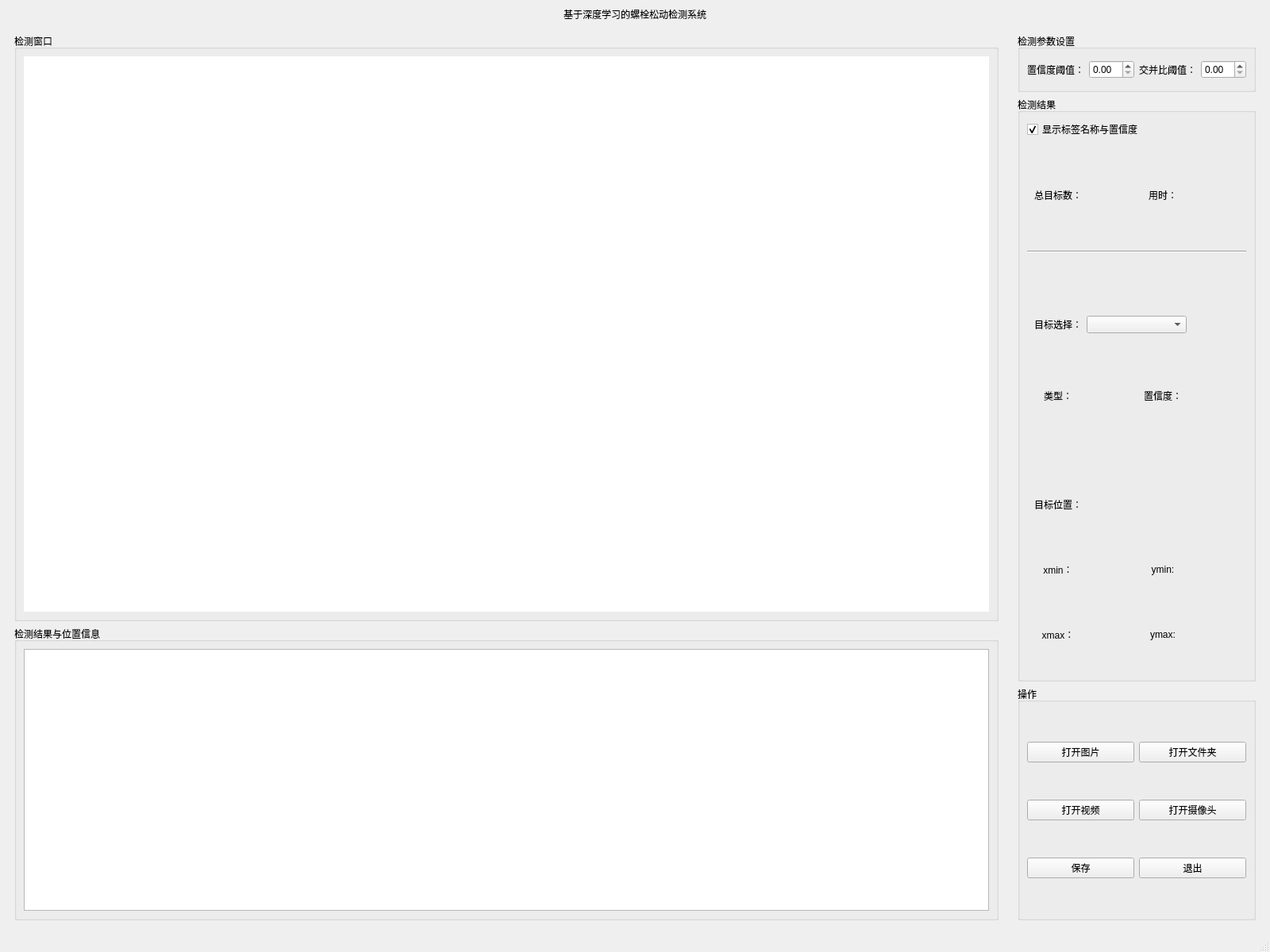
<?xml version="1.0" encoding="UTF-8"?>
<ui version="4.0">
 <class>MainWindow</class>
 <widget class="QMainWindow" name="MainWindow">
  <property name="geometry">
   <rect>
    <x>0</x>
    <y>0</y>
    <width>1600</width>
    <height>1200</height>
   </rect>
  </property>
  <property name="windowTitle">
   <string>MainWindow</string>
  </property>
  <widget class="QWidget" name="centralwidget">
   <layout class="QGridLayout" name="gridLayout" columnstretch="4,1">
    <item row="1" column="1">
     <widget class="QWidget" name="widget_2" native="true">
      <layout class="QVBoxLayout" name="verticalLayout_4" stretch="1,10,4">
       <item>
        <widget class="QGroupBox" name="groupBox_3">
         <property name="title">
          <string>检测参数设置</string>
         </property>
         <layout class="QHBoxLayout" name="horizontalLayout">
          <item>
           <widget class="QLabel" name="label_3">
            <property name="text">
             <string>置信度阈值：</string>
            </property>
           </widget>
          </item>
          <item>
           <widget class="QDoubleSpinBox" name="doubleSpinBox"/>
          </item>
          <item>
           <widget class="QLabel" name="label_4">
            <property name="text">
             <string>交并比阈值：</string>
            </property>
           </widget>
          </item>
          <item>
           <widget class="QDoubleSpinBox" name="doubleSpinBox_2"/>
          </item>
         </layout>
        </widget>
       </item>
       <item>
        <widget class="QGroupBox" name="groupBox_4">
         <property name="title">
          <string>检测结果</string>
         </property>
         <layout class="QVBoxLayout" name="verticalLayout_5" stretch="1,1,1,2,2">
          <item>
           <widget class="QCheckBox" name="checkBox">
            <property name="text">
             <string>显示标签名称与置信度</string>
            </property>
            <property name="checked">
             <bool>true</bool>
            </property>
           </widget>
          </item>
          <item>
           <widget class="QWidget" name="widget_3" native="true">
            <layout class="QHBoxLayout" name="horizontalLayout_2">
             <item>
              <widget class="QLabel" name="label_5">
               <property name="text">
                <string>总目标数：</string>
               </property>
               <property name="alignment">
                <set>Qt::AlignCenter</set>
               </property>
              </widget>
             </item>
             <item>
              <widget class="QLabel" name="label_6">
               <property name="text">
                <string/>
               </property>
              </widget>
             </item>
             <item>
              <widget class="QLabel" name="label_7">
               <property name="text">
                <string>用时：</string>
               </property>
               <property name="alignment">
                <set>Qt::AlignCenter</set>
               </property>
              </widget>
             </item>
             <item>
              <widget class="QLabel" name="label_8">
               <property name="text">
                <string/>
               </property>
              </widget>
             </item>
            </layout>
           </widget>
          </item>
          <item>
           <widget class="Line" name="line">
            <property name="orientation">
             <enum>Qt::Horizontal</enum>
            </property>
           </widget>
          </item>
          <item>
           <widget class="QWidget" name="widget_4" native="true">
            <layout class="QGridLayout" name="gridLayout_3">
             <item row="1" column="0">
              <widget class="QLabel" name="label_10">
               <property name="text">
                <string>类型：</string>
               </property>
               <property name="alignment">
                <set>Qt::AlignCenter</set>
               </property>
              </widget>
             </item>
             <item row="1" column="1">
              <widget class="QLabel" name="label_11">
               <property name="text">
                <string/>
               </property>
              </widget>
             </item>
             <item row="1" column="2">
              <widget class="QLabel" name="label_12">
               <property name="text">
                <string>置信度：</string>
               </property>
               <property name="alignment">
                <set>Qt::AlignCenter</set>
               </property>
              </widget>
             </item>
             <item row="1" column="3">
              <widget class="QLabel" name="label_13">
               <property name="sizePolicy">
                <sizepolicy hsizetype="Preferred" vsizetype="Fixed">
                 <horstretch>0</horstretch>
                 <verstretch>0</verstretch>
                </sizepolicy>
               </property>
               <property name="text">
                <string/>
               </property>
              </widget>
             </item>
             <item row="0" column="0">
              <widget class="QLabel" name="label_9">
               <property name="text">
                <string>目标选择：</string>
               </property>
              </widget>
             </item>
             <item row="0" column="1" colspan="2">
              <widget class="QComboBox" name="comboBox"/>
             </item>
            </layout>
           </widget>
          </item>
          <item>
           <widget class="QWidget" name="widget_5" native="true">
            <layout class="QGridLayout" name="gridLayout_4">
             <item row="0" column="0" colspan="2">
              <widget class="QLabel" name="label_14">
               <property name="text">
                <string>目标位置：</string>
               </property>
              </widget>
             </item>
             <item row="1" column="0">
              <widget class="QLabel" name="label_15">
               <property name="text">
                <string>xmin：</string>
               </property>
               <property name="alignment">
                <set>Qt::AlignCenter</set>
               </property>
              </widget>
             </item>
             <item row="1" column="1">
              <widget class="QLabel" name="label_19">
               <property name="text">
                <string/>
               </property>
              </widget>
             </item>
             <item row="1" column="2">
              <widget class="QLabel" name="label_17">
               <property name="text">
                <string>ymin:</string>
               </property>
               <property name="alignment">
                <set>Qt::AlignCenter</set>
               </property>
              </widget>
             </item>
             <item row="1" column="3">
              <widget class="QLabel" name="label_20">
               <property name="text">
                <string/>
               </property>
              </widget>
             </item>
             <item row="2" column="0">
              <widget class="QLabel" name="label_16">
               <property name="text">
                <string>xmax：</string>
               </property>
               <property name="alignment">
                <set>Qt::AlignCenter</set>
               </property>
              </widget>
             </item>
             <item row="2" column="1">
              <widget class="QLabel" name="label_21">
               <property name="text">
                <string/>
               </property>
              </widget>
             </item>
             <item row="2" column="2">
              <widget class="QLabel" name="label_18">
               <property name="text">
                <string>ymax:</string>
               </property>
               <property name="alignment">
                <set>Qt::AlignCenter</set>
               </property>
              </widget>
             </item>
             <item row="2" column="3">
              <widget class="QLabel" name="label_22">
               <property name="text">
                <string/>
               </property>
              </widget>
             </item>
            </layout>
           </widget>
          </item>
         </layout>
        </widget>
       </item>
       <item>
        <widget class="QGroupBox" name="groupBox_5">
         <property name="title">
          <string>操作</string>
         </property>
         <layout class="QGridLayout" name="gridLayout_2">
          <item row="0" column="0">
           <widget class="QPushButton" name="pushButton">
            <property name="text">
             <string>打开图片</string>
            </property>
           </widget>
          </item>
          <item row="0" column="1">
           <widget class="QPushButton" name="pushButton_2">
            <property name="text">
             <string>打开文件夹</string>
            </property>
           </widget>
          </item>
          <item row="1" column="0">
           <widget class="QPushButton" name="pushButton_3">
            <property name="text">
             <string>打开视频</string>
            </property>
           </widget>
          </item>
          <item row="1" column="1">
           <widget class="QPushButton" name="pushButton_4">
            <property name="text">
             <string>打开摄像头</string>
            </property>
           </widget>
          </item>
          <item row="2" column="0">
           <widget class="QPushButton" name="pushButton_5">
            <property name="text">
             <string>保存</string>
            </property>
           </widget>
          </item>
          <item row="2" column="1">
           <widget class="QPushButton" name="pushButton_6">
            <property name="text">
             <string>退出</string>
            </property>
           </widget>
          </item>
         </layout>
        </widget>
       </item>
      </layout>
     </widget>
    </item>
    <item row="0" column="0" colspan="2">
     <widget class="QLabel" name="label">
      <property name="styleSheet">
       <string notr="true">font: 14pt &quot;Agency FB&quot;;</string>
      </property>
      <property name="text">
       <string>基于深度学习的螺栓松动检测系统</string>
      </property>
      <property name="alignment">
       <set>Qt::AlignCenter</set>
      </property>
     </widget>
    </item>
    <item row="1" column="0">
     <widget class="QWidget" name="widget" native="true">
      <layout class="QVBoxLayout" name="verticalLayout_3" stretch="2,1">
       <item>
        <widget class="QGroupBox" name="groupBox">
         <property name="title">
          <string>检测窗口</string>
         </property>
         <layout class="QVBoxLayout" name="verticalLayout">
          <item>
           <widget class="QLabel" name="label_2">
            <property name="styleSheet">
             <string notr="true">background-color: rgb(255, 255, 255);</string>
            </property>
            <property name="text">
             <string/>
            </property>
           </widget>
          </item>
         </layout>
        </widget>
       </item>
       <item>
        <widget class="QGroupBox" name="groupBox_2">
         <property name="title">
          <string>检测结果与位置信息</string>
         </property>
         <layout class="QVBoxLayout" name="verticalLayout_2">
          <item>
           <widget class="QTableView" name="tableView"/>
          </item>
         </layout>
        </widget>
       </item>
      </layout>
     </widget>
    </item>
   </layout>
  </widget>
  <widget class="QStatusBar" name="statusbar"/>
 </widget>
 <resources/>
 <connections/>
</ui>
